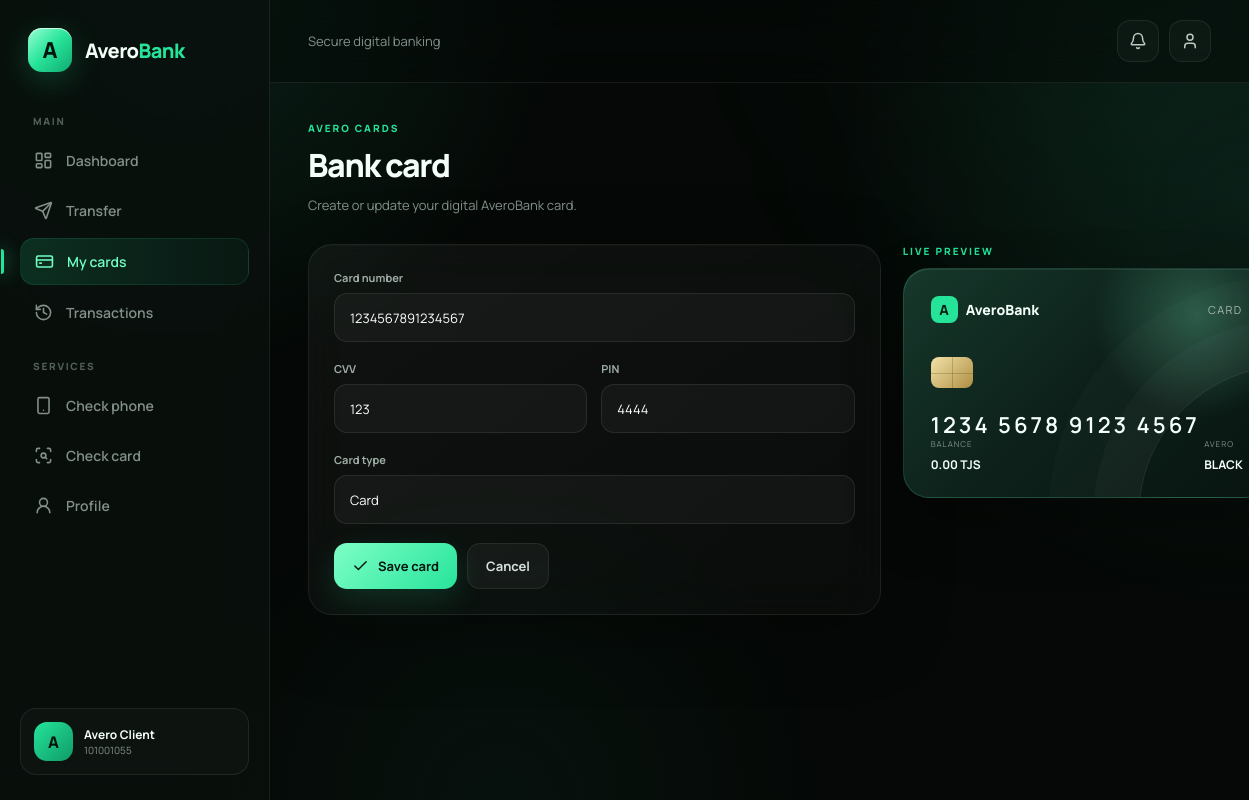
The page /cards/1/update/ (signed in) on the database its author committed.
### myapp/models.py (models this page shows, shortened)
class User(AbstractUser):
    username = None
    phone_number = models.CharField(max_length=50, unique=True)
    USERNAME_FIELD = 'phone_number'
    REQUIRED_FIELDS = []

class Card(models.Model):
    account = models.ForeignKey(Account, on_delete=models.CASCADE)
    card_number = models.CharField( max_length=16, unique=True)
    cvv = models.CharField( max_length=3)
    date = models.DateField( auto_now_add=True)
    type = models.CharField( max_length=30)
    pin = models.CharField( max_length=4)
    balance = models.DecimalField( max_digits=10, decimal_places=2, default=500)

### myapp/views.py (the view)
# urls.py: path('cards/<int:pk>/update/', CardUpdateView.as_view(), name='card_update'),
class CardUpdateView(LoginRequiredMixin, UpdateView):
    model = Card
    form_class = CardForm
    template_name = 'card_form.html'
    success_url = reverse_lazy('card_list')
    def get_queryset(self):
        return Card.objects.filter(account__user = self.request.user)

### myapp/forms.py
class CardForm(forms.ModelForm):
    class Meta:
        model = Card
        fields =  ['card_number', 'cvv', 'type', 'pin', ]

### myapp/templates/card_form.html (shortened to what this page needs)
{% extends 'base.html' %}
{% block content %}
<div class="page-head">
    <div>
        <div class="eyebrow">
            AVERO CARDS
        </div>
        <h1 class="page-title">
            Bank card
        </h1>
        <p class="subtitle">
            Create or update your digital AveroBank card.
        </p>
    </div>
</div>
<div class="content-grid">
    <div class="panel panel-padding">
        <form method="POST">
            <div class="form-group">
                <label>
                    Card number
                </label>
                {{ form.card_number }}
            </div>
            <div style="
                display:grid;
                grid-template-columns:1fr 1fr;
                gap:14px;
            ">
                <div class="form-group">
                    <label>
                        CVV
                    </label>
                    {{ form.cvv }}
                </div>
                <div class="form-group">
                    <label>
                        PIN
                    </label>
                    {{ form.pin }}
                </div>
            </div>
            <div class="form-group">
                <label>
                    Card type
                </label>
                {{ form.type }}
            </div>
            <div style="
                display:flex;
                gap:10px;
                flex-wrap:wrap;
            ">
                <button type="submit"
                        class="btn btn-primary">
                    <i data-lucide="check"></i>
                    Save card
                </button>
                <a href="{% url 'card_list' %}"
                   class="btn btn-secondary">
                    Cancel
                </a>
            </div>
        </form>
    </div>
    <div>
        <div class="eyebrow"
             style="margin-bottom:10px;">
            LIVE PREVIEW
        </div>
        <div class="bank-card">
            <div class="card-top">
                <div class="card-bank">
                    <div class="card-bank-logo">
                        A
                    </div>
                    AveroBank
                </div>
                <div class="card-type"
                     id="previewType">
                </div>
            </div>
            <div class="chip"></div>
            <div class="card-number"
                 id="previewNumber">
            </div>
            <div class="card-bottom">
                <div>
                    <small>
                        Balance
                    </small>
                    <strong>
                        0.00 TJS
                    </strong>
                </div>
                <div>
                    <small>
                        AVERO
                    </small>
                    <strong>
                        BLACK
                    </strong>
                </div>
            </div>
        </div>
    </div>
</div>
{% endblock %}

### myapp/templates/base.html (shortened to what this page needs)
<!DOCTYPE html>
<html lang="en">
<head>
</head>
<body>
{% if request.user.is_authenticated %}
<div class="app">
    <aside class="sidebar">
        <a href="{% url 'account' %}" class="brand">
            <div class="brand-logo">
                A
            </div>
            <div class="brand-name">
                Avero<span>Bank</span>
            </div>
        </a>
        {% with current=request.resolver_match.url_name %}
        <div class="nav-label">
            MAIN
        </div>
        <nav class="nav">
            <a href="{% url 'account' %}"
               class="nav-link {% if current == 'account' %}active{% endif %}">
                <i data-lucide="layout-dashboard"></i>
                Dashboard
            </a>
            <a href="{% url 'transfer' %}"
               class="nav-link {% if current == 'transfer' %}active{% endif %}">
                <i data-lucide="send"></i>
                Transfer
            </a>
            <a href="{% url 'card_list' %}"
               class="nav-link {% if current == 'card_list' or current == 'card_detail' or current == 'card_create' or current == 'card_update' %}active{% endif %}">
                <i data-lucide="credit-card"></i>
                My cards
            </a>
            <a href="{% url 'transaction_history' %}"
               class="nav-link {% if current == 'transaction_history' %}active{% endif %}">
                <i data-lucide="history"></i>
                Transactions
            </a>
        </nav>
        <div class="nav-label">
            SERVICES
        </div>
        <nav class="nav">
            <a href="{% url 'check_phone' %}"
               class="nav-link {% if current == 'check_phone' %}active{% endif %}">
                <i data-lucide="smartphone"></i>
                Check phone
            </a>
            <a href="{% url 'check_card' %}"
               class="nav-link {% if current == 'check_card' %}active{% endif %}">
                <i data-lucide="scan-search"></i>
                Check card
            </a>
            <a href="{% url 'account_update' %}"
               class="nav-link {% if current == 'account_update' %}active{% endif %}">
                <i data-lucide="user-round"></i>
                Profile
            </a>
        </nav>
        {% endwith %}
        <div class="sidebar-user">
            <div class="avatar">
                A
            </div>
            <div class="sidebar-user-info">
                <strong>
                    Avero Client
                </strong>
                <span>
                    {{ request.user.phone_number }}
                </span>
            </div>
        </div>
    </aside>
    <main class="main">
        <header class="topbar">
            <div>
                <div class="topbar-title">
                    Secure digital banking
                </div>
            </div>
            <div class="topbar-right">
                <button class="icon-button" type="button">
                    <i data-lucide="bell"></i>
                </button>
                <a href="{% url 'account_update' %}"
                   class="icon-button">
                    <i data-lucide="user"></i>
                </a>
            </div>
        </header>
        <div class="page">
            {% block content %}{% endblock %}
        </div>
    </main>
</div>
{% else %}
{% block auth_content %}
    {% block guest_content %}{% endblock %}
{% endblock %}
{% endif %}
</body>
</html>

### rows shown on the page
User: user.phone_number "101001055"
Card: card_number "1234567891234567", cvv "123", pin "4444", type "Card"
